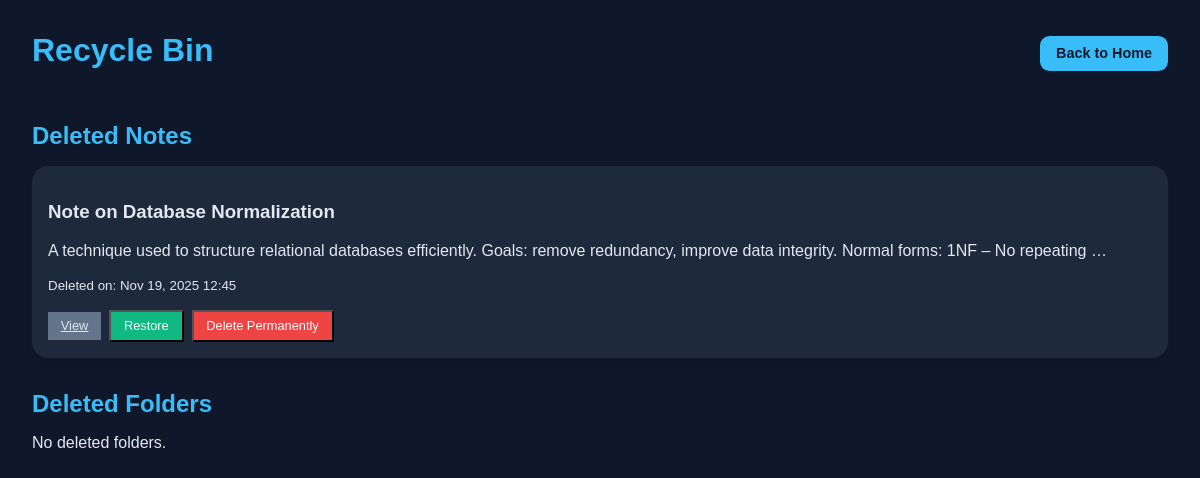
The app's page /notes/recycle-bin/ (signed in), older data.
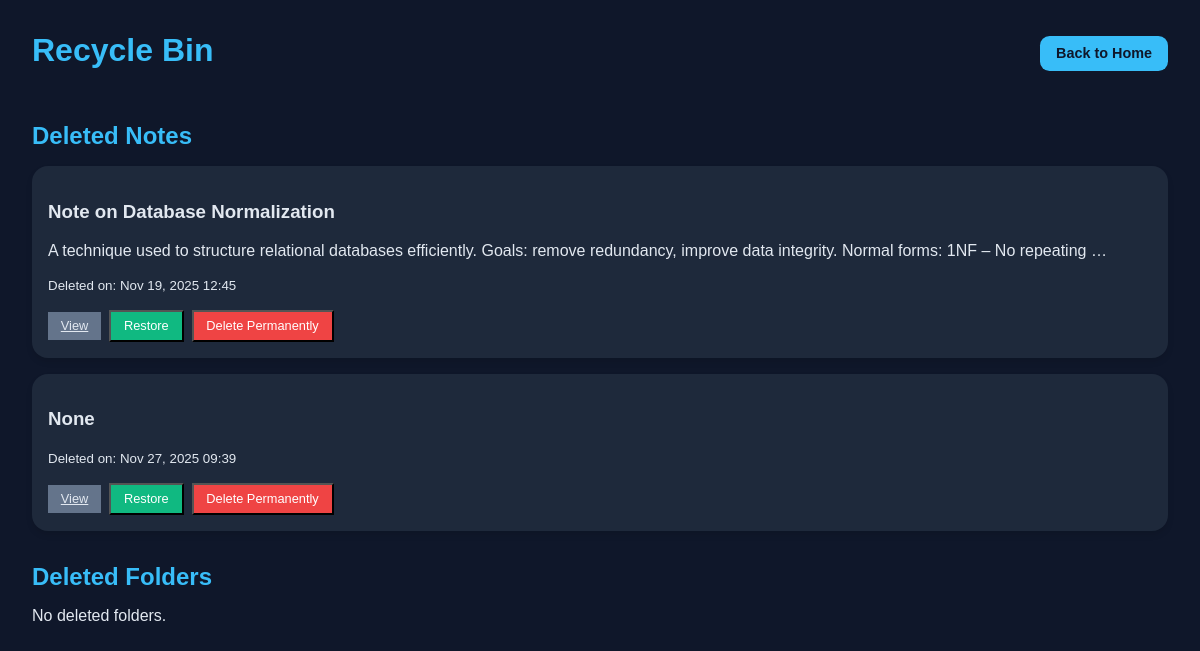
The same page, newer data.
### notes/models.py (models this page shows, shortened)
class Note(models.Model):
    owner = models.ForeignKey(User, on_delete=models.CASCADE)  # Not nullable
    folder = models.ForeignKey(Folder, on_delete=models.SET_NULL, null=True, blank=True)  # Nullable
    title = models.CharField(max_length=200, null=True, blank=True)
    content = models.TextField(null=True, blank=True)
    is_deleted = models.BooleanField(default=False)  # For recycle bin
    deleted_at = models.DateTimeField(null=True, blank=True)
    created_at = models.DateTimeField(auto_now_add=True)
    updated_at = models.DateTimeField(auto_now=True)

### notes/views.py (the view)
# urls.py: path('recycle-bin/', views.recycle_bin, name='recycle_bin'),
def recycle_bin(request):
    notes = Note.objects.filter(owner=request.user, is_deleted=True)
    folders = Folder.objects.filter(owner=request.user, is_deleted=True)
    return render(request, 'notes/recycle_bin.html', {'notes': notes, 'folders': folders})

### notes/templates/notes/recycle_bin.html (shortened to what this page needs)
<!DOCTYPE html>
<html lang="en">
<head>
</head>
<body>
  <div class="top-bar">
	<h1>Recycle Bin</h1>
	<a href="{% url 'notes_home' %}" class="btn">Back to Home</a>
  </div>
  <div class="section">
	<h2>Deleted Notes</h2>
	{% if notes %}
	  <div class="note-list">
		{% for note in notes %}
		  <div class="note-card">
			<h3>{{ note.title }}</h3>
			<p>{{ note.content|truncatewords:20 }}</p>
			<p><small>Deleted on: {{ note.deleted_at|date:"M d, Y H:i" }}</small></p>
			<div class="actions">
			  <a href="{% url 'view_note' note.id %}" class="btn-small">View</a>
			  <form method="post" action="{% url 'restore_note' note.id %}">
				<button type="submit" class="btn-small btn-success">Restore</button>
			  </form>
			  <form method="post" action="{% url 'permanent_delete' note.id %}" onsubmit="return confirm('Delete this note permanently?');">
				<button type="submit" class="btn-small btn-danger">Delete Permanently</button>
			  </form>
			</div>
		  </div>
		{% endfor %}
	  </div>
	{% else %}
	  <p>No deleted notes.</p>
	{% endif %}
  </div>
  <div class="section">
	<h2>Deleted Folders</h2>
	{% if folders %}
	  <div class="note-list">
		{% for folder in folders %}
		  <div class="note-card">
			<h3>{{ folder.name }}</h3>
			<p><small>Deleted on: {{ folder.deleted_at|date:"M d, Y H:i" }}</small></p>
			<div class="actions">
			  <form method="post" action="{% url 'restore_folder' folder.id %}">
				{% csrf_token %}
				<button type="submit" class="btn-small btn-success">Restore</button>
			  </form>
			  <form method="post" action="{% url 'permanent_delete_folder' folder.id %}" onsubmit="return confirm('Delete this folder permanently?');">
				{% csrf_token %}
				<button type="submit" class="btn-small btn-danger">Delete Permanently</button>
			  </form>
			</div>
		  </div>
		{% endfor %}
	  </div>
	{% else %}
	  <p>No deleted folders.</p>
	{% endif %}
  </div>
</body>
</html>

Row changes from the older to the newer data that the page shows:
added Note: title "None", deleted_at "Nov 27, 2025 09:39"
